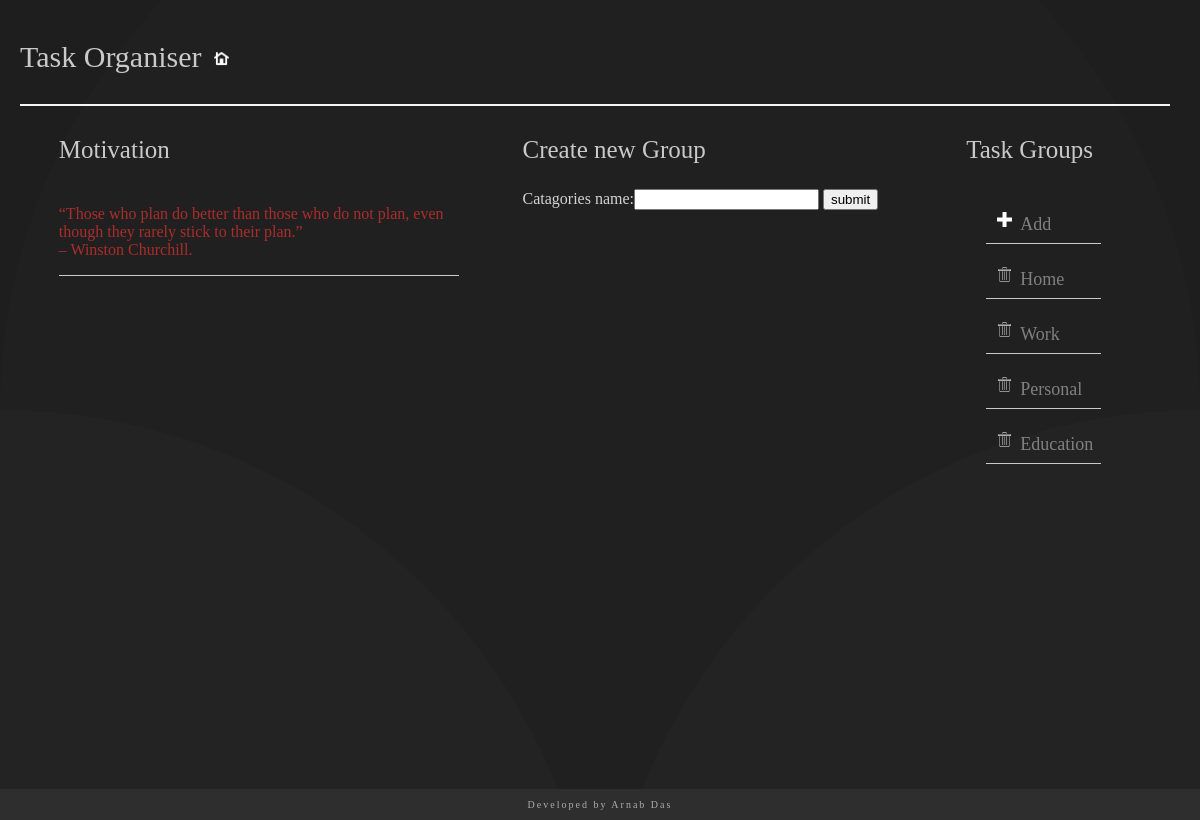
The app's page /catagories_create/ with its own data.
### task_group/models.py (models this page shows, shortened)
class Catagories (models.Model):
    catagories_name = models.CharField(max_length=20,primary_key=True)
    def __str__(self):
        return self.catagories_name

### task_group/views.py (the view)
# urls.py: path('catagories_create/',CatagoriesCreateView.as_view(),name='c_create'),
class CatagoriesCreateView(CreateView):
    fields = ('catagories_name',)
    model = models.Catagories
    success_url = reverse_lazy("task_group:tlist")
    def get_context_data(self, **kwargs):
        context = super(CatagoriesCreateView, self).get_context_data(**kwargs)
        context['cat_list'] = Catagories.objects.all()
        print(context)
        return context

### task_group/templates/task_group/catagories_form.html (shortened to what this page needs)
{% extends 'task_group/base.html' %}
{% block heading %}
<p class="groups_haeading">Create new Group</p>
{% endblock %}
{% block content %}
{%load static %}
<form method="post">
    <div class="formview">
    {{form}}
         <input type="submit" value="submit">
    </div>
</form>
{% endblock %}

### task_group/templates/task_group/base.html (shortened to what this page needs)
{% load static %}
<!DOCTYPE html>
<html lang="en">
<head>
    <link rel="stylesheet" href="{% static 'task_group/css/new.css' %}" type="text/css">
</head>
<body>
    <div class="base">
        <div class="title">
            <p class="title-text">Task Organiser</p>
            <div class="home">
                <a href="{% url 'task_group:tlist' %}" class="icon"><img src="{% static 'task_group/img/home.png' %}"></a>
            </div>
        </div>
        <div class="context">
            <div class="left">
                <p class="left-heading">Motivation</p>
                <div class="motivation">
                    <p>“Those who plan do better than those who do not plan, even though they rarely stick to their plan.”<br> – Winston Churchill. </p>
                </div>
            </div>
            <div class="tasklist">
                <div class="left-heading">
                    <p class="headingtext">{% block heading %} {% endblock%}</p>
                </div>
   {% block content %}
            {% endblock %}
            </div>
            <div class="groups">
                <p class="groups-heading">Task Groups</p>
                <ul>
                    <li><a href="/catagories_create/" ><img src="{% static 'task_group/img/plus.png' %}"></a>Add</li>
                    {% for c in cat_list %}
                    <li>
                        <a href="/catagories_delete/{{c.pk}}" ><img src="{% static 'task_group/img/trash.png' %}"></a><a href="/details/{{c.pk}}" >{{c.catagories_name}}</a>
                    </li>
                  {% endfor %}
                </ul>
            </div>
        </div>
        <div class="footer">
            <p>Developed by Arnab Das </p>
        </div>
    </div>
</body>
</html>

### task_group/static/task_group/css/new.css (style rules this page uses)
body { height: 100vh; margin: 10px; backhhground-image: url(https://images.pexels.com/photos/1291515/pexels-photo-1291515.jpeg?auto=compress&cs=tinysrgb&dpr=2&h=650&w=940); background-color: #000000; background-attachment: fixed; position: relative; background-size: cover; background-repeat: no-repeat; background-position: center; font-family: Bahnschrift Light; }
img { margin: 3px; height: 15px; padding-top: 12px; padding-right:5px; }
.title { float: left; position: static; border-bottom: 2px double whitesmoke; margin-right: 20px; margin-left:10px; display: flex; align-items: center; }
.title-text { color: rgb(201, 201, 201); font-size: 30px; font-family: Bahnschrift; }
.home { padding-left: 10px; padding-bottom: 5px; }
.base { display: flex; flex-direction: column; margin-bottom: 40px; }
.context { display: flex; flex-direction: row; justify-content: space-evenly; margin: 5px; justify-items: center; flex-wrap: wrap; align-items: flex-start; }
.left { color: rgb(172, 44, 44); display: flex; flex-direction: column; margin-right: 20px; display: flex; flex-direction: column; }
.left-heading { font-size: 25px; color: rgb(201, 201, 201); }
.motivation { max-width: 400px; font-size: 16px; border-bottom: 1px solid rgb(201, 201, 201); }
.tasklist { min-width: 30vw; display: flex; flex-direction: column; justify-content: center; max-width: 600px; }
.groups { color: gray; padding-left:20px; padding-right:20px; }
a { text-decoration:none; color: gray; }
.groups-heading { font-size: 25px; color: rgb(201, 201, 201); padding-left: 20px; }
li { list-style: none; padding: 8px; margin-right: 20px; font-size: 18px; border-bottom: 1px solid rgb(201, 201, 201); }
.footer { position: fixed; left: 0; bottom: 0; width: 100%; font-size: 10px; letter-spacing: 2px; font-weight: lighter; background-color: rgb(46, 46, 46); color: rgb(172, 172, 172); text-align: center; }
.formview { color:rgb(211, 211, 211); }

### records on screen
Catagories: catagories_name "Home"
Catagories: catagories_name "Work"
Catagories: catagories_name "Personal"
Catagories: catagories_name "Education"
